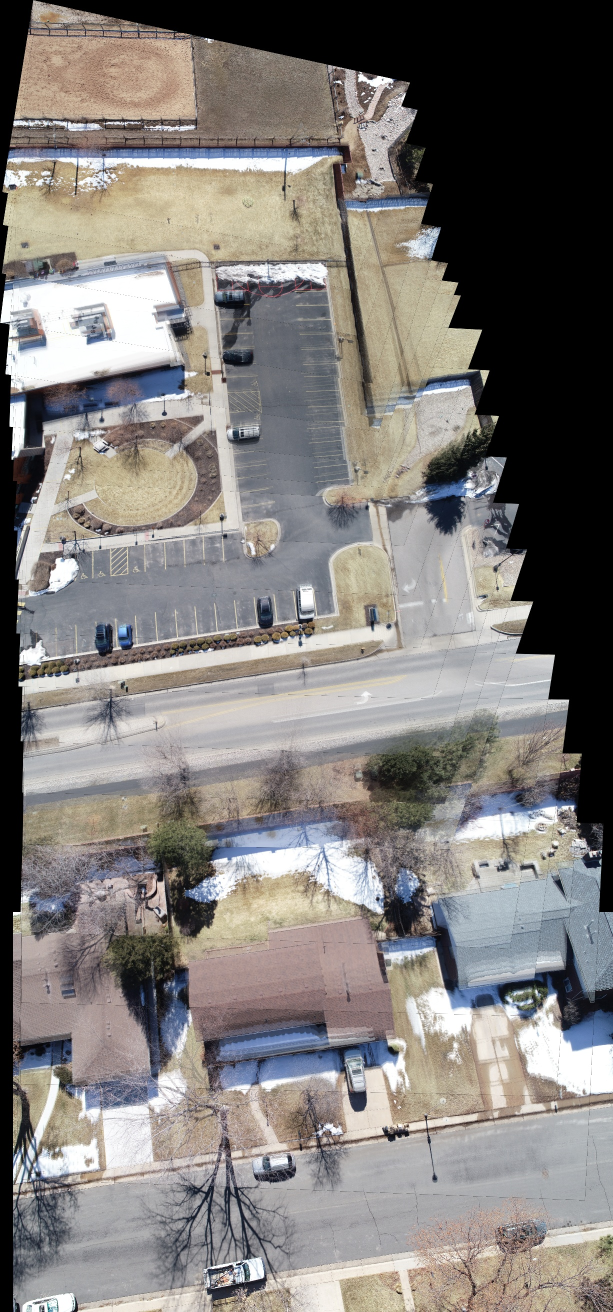
#> input picture orthomosaic.jpg, 1226 x 2624 px, given as the content of the folder D:/VISION-BIMA/100GOPRO, which was not available (shown at 1/2 size)
$ python image_redundncy_filter.py
#> lines starting #> are read from the running program, lines starting #| are printed output that depends on the picture; pictures that were not available may be replaced by others from this repository, and a replacement may not be noted
import cv2
import numpy as np
import os
import glob
import re


# ============================================================
# KONFIGURASI
# ============================================================

DATASET_DIR = r"D:\VISION-BIMA\100GOPRO"

OUTPUT_DIR = r"D:\VISION-BIMA\output"
OUTPUT_IMAGE = os.path.join(OUTPUT_DIR, "hasil_stitching_gopro.jpg")

USE_REDUNDANCY_FILTER = True

# Resize gambar sebelum stitching.
# Gunakan None jika tidak ingin resize.
# Contoh: 1200 artinya lebar gambar dibuat 1200 piksel.
RESIZE_WIDTH = 1200

# Mode stitcher:
# cv2.Stitcher_PANORAMA cocok untuk panorama kamera berputar.
# cv2.Stitcher_SCANS cocok untuk scan permukaan, drone, atau gerakan translasi.
STITCHER_MODE = cv2.Stitcher_SCANS


# ============================================================
# THRESHOLD REDUNDANCY FILTER
# ============================================================

HASH_HAMMING_THRESHOLD = 8
PIXEL_DIFF_THRESHOLD = 0.02
FEATURE_MATCH_THRESHOLD = 0.85


# ============================================================
# FUNGSI REDUNDANCY FILTER
# ============================================================

def _phash(image: np.ndarray, hash_size: int = 8) -> np.ndarray:
    gray = cv2.cvtColor(image, cv2.COLOR_BGR2GRAY)
    small = cv2.resize(gray, (hash_size * 4, hash_size * 4))
    dct = cv2.dct(np.float32(small))
    dct_low = dct[:hash_size, :hash_size]
    median = np.median(dct_low)

    return (dct_low > median).flatten()


def _hamming(h1: np.ndarray, h2: np.ndarray) -> int:
    return int(np.count_nonzero(h1 != h2))


def _pixel_diff_ratio(img_a: np.ndarray, img_b: np.ndarray) -> float:
    size = (64, 64)

    small_a = cv2.resize(img_a, size)
    small_b = cv2.resize(img_b, size)

    diff = cv2.absdiff(small_a, small_b)
    gray = cv2.cvtColor(diff, cv2.COLOR_BGR2GRAY)

    changed = np.count_nonzero(gray > 10)

    return changed / gray.size


def _feature_match_ratio(img_a: np.ndarray, img_b: np.ndarray) -> float:
    detector = cv2.ORB_create(200)

    def detect(img):
        gray = cv2.cvtColor(img, cv2.COLOR_BGR2GRAY)
        return detector.detectAndCompute(gray, None)

    kp_a, des_a = detect(img_a)
    kp_b, des_b = detect(img_b)

    if des_a is None or des_b is None or len(kp_a) < 4 or len(kp_b) < 4:
        return 1.0

    matcher = cv2.BFMatcher(cv2.NORM_HAMMING, crossCheck=True)
    matches = matcher.match(des_a, des_b)

    good = [m for m in matches if m.distance < 50]

    return len(good) / max(len(kp_a), len(kp_b))


def redundancy_filter(image_a: np.ndarray, image_b: np.ndarray) -> bool:
    """
    Return:
        True  = image_b terlalu mirip, skip
        False = image_b berbeda, pakai untuk stitching
    """

    hash_a = _phash(image_a)
    hash_b = _phash(image_b)

    distance = _hamming(hash_a, hash_b)

    if distance <= HASH_HAMMING_THRESHOLD:
        print(f"[SKIP] pHash distance = {distance}")
        return True

    diff_ratio = _pixel_diff_ratio(image_a, image_b)

    if diff_ratio < PIXEL_DIFF_THRESHOLD:
        print(f"[SKIP] pixel diff = {diff_ratio:.3f}")
        return True

    match_ratio = _feature_match_ratio(image_a, image_b)

    if match_ratio >= FEATURE_MATCH_THRESHOLD:
        print(f"[SKIP] feature match = {match_ratio:.2f}")
        return True

    print(
        f"[PASS] hash = {distance}, "
        f"diff = {diff_ratio:.3f}, "
        f"feature = {match_ratio:.2f}"
    )

    return False


# ============================================================
# FUNGSI BANTUAN
# ============================================================

def natural_sort_key(path):
    """
    Mengurutkan nama file secara natural.
    Contoh:
        img2.jpg sebelum img10.jpg
    """
    filename = os.path.basename(path)

    return [
        int(text) if text.isdigit() else text.lower()
        for text in re.split(r"(\d+)", filename)
    ]


def resize_image(image, width):
    if width is None:
        return image

    h, w = image.shape[:2]

    if w <= width:
        return image

    scale = width / w
    new_height = int(h * scale)

    resized = cv2.resize(image, (width, new_height), interpolation=cv2.INTER_AREA)

    return resized


def load_images_from_folder(folder_path):
    extensions = [
        "*.jpg", "*.jpeg", "*.png", "*.JPG", "*.JPEG", "*.PNG"
    ]

    image_paths = []

    for ext in extensions:
        image_paths.extend(glob.glob(os.path.join(folder_path, ext)))

    image_paths = sorted(image_paths, key=natural_sort_key)

    images = []
    valid_paths = []

    for path in image_paths:
        image = cv2.imread(path)

        if image is None:
            print(f"[WARNING] Gagal membaca gambar: {path}")
            continue

        image = resize_image(image, RESIZE_WIDTH)

        images.append(image)
        valid_paths.append(path)

        print(f"[LOAD] {os.path.basename(path)}")

    return images, valid_paths


def filter_redundant_images(images, paths):
    if len(images) == 0:
        return [], []

    selected_images = [images[0]]
    selected_paths = [paths[0]]

    print("\nGambar pertama dipakai:")
    print(os.path.basename(paths[0]))

    for i in range(1, len(images)):
        previous_image = selected_images[-1]
        current_image = images[i]

        print(f"\nCek gambar: {os.path.basename(paths[i])}")

        is_redundant = redundancy_filter(previous_image, current_image)

        if not is_redundant:
            selected_images.append(current_image)
            selected_paths.append(paths[i])
            print(f"[SELECTED] {os.path.basename(paths[i])}")
        else:
            print(f"[REMOVED] {os.path.basename(paths[i])}")

    return selected_images, selected_paths


def stitch_images(images):
    if len(images) < 2:
        print("[ERROR] Minimal butuh 2 gambar untuk stitching.")
        return None, None

    stitcher = cv2.Stitcher_create(STITCHER_MODE)

    print("\nMulai proses stitching...")
    status, stitched = stitcher.stitch(images)

    return status, stitched


def explain_stitch_status(status):
    status_map = {
        cv2.Stitcher_OK: "Stitching berhasil.",
        cv2.Stitcher_ERR_NEED_MORE_IMGS: "Gagal. Gambar kurang atau overlap tidak cukup.",
        cv2.Stitcher_ERR_HOMOGRAPHY_EST_FAIL: "Gagal. Homography tidak bisa dihitung.",
        cv2.Stitcher_ERR_CAMERA_PARAMS_ADJUST_FAIL: "Gagal. Parameter kamera tidak bisa disesuaikan."
    }

    return status_map.get(status, f"Gagal. Status tidak dikenal: {status}")


# ============================================================
# MAIN PROGRAM
# ============================================================

def main():
    os.makedirs(OUTPUT_DIR, exist_ok=True)

    print("======================================")
    print(" IMAGE STITCHING GOPRO + REDUNDANCY")
    print("======================================")
    print(f"Dataset folder : {DATASET_DIR}")
    print(f"Output file    : {OUTPUT_IMAGE}")

    images, paths = load_images_from_folder(DATASET_DIR)
#> in load_images_from_folder, image is the input picture: shape (2624, 1226, 3); mean B, G, R 121.8, 124.6, 128.5
#> images = 2 items; paths = 2 items

    print(f"\nTotal gambar terbaca: {len(images)}")
#| Total gambar terbaca: 2

    if len(images) < 2:
        print("[ERROR] Dataset harus berisi minimal 2 gambar.")
        return

    if USE_REDUNDANCY_FILTER:
        print("\nMenjalankan redundancy filter...")
        selected_images, selected_paths = filter_redundant_images(images, paths)
#| orthomosaic.jpg
#> the loop in filter_redundant_images, `for i in range(1, len(images)):` made 1 pass
#> (distance in redundancy_filter, is_redundant) on pass 1: (0, True)
#| Cek gambar: orthomosaic.jpg
#| [SKIP] pHash distance = 0
#| [REMOVED] orthomosaic.jpg
#> pass 1, in _phash, `gray = cv2.cvtColor(image, cv2.COLOR_BGR2GRAY)`:
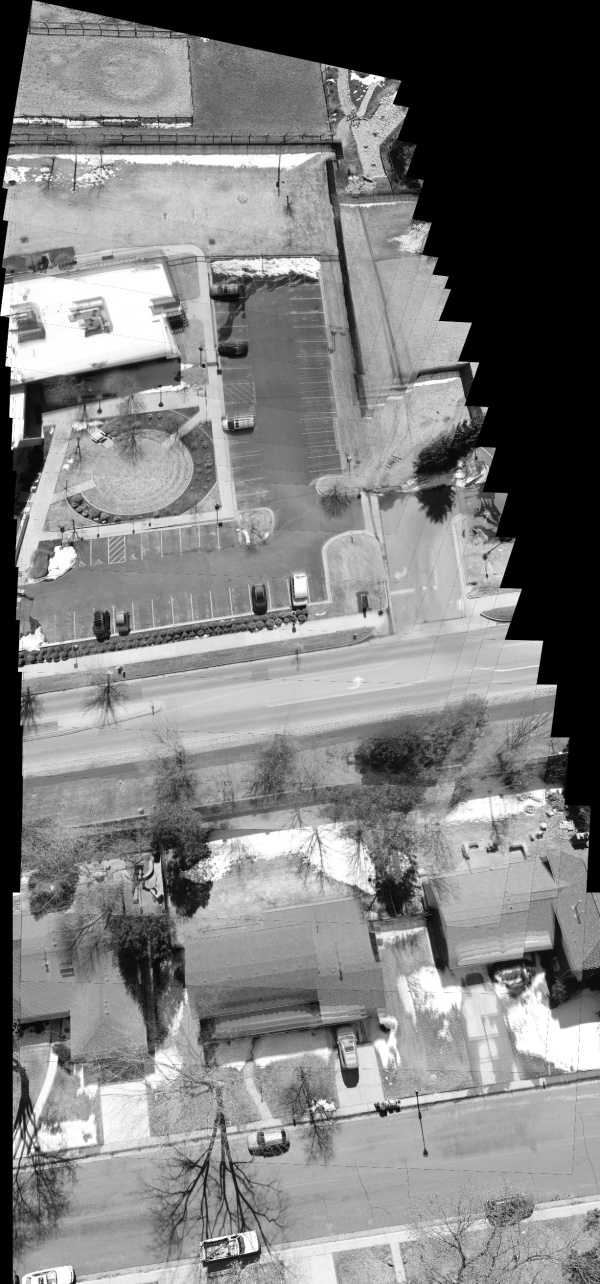
#> gray: shape (2568, 1200) (shown at 1/2 size); min 0, max 255, mean 125.4
#> pass 1, in _phash, `small = cv2.resize(gray, (hash_size * 4, hash_size * 4))`:
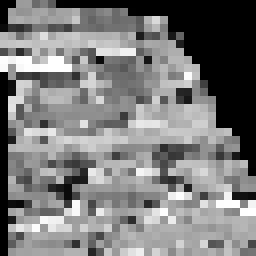
#> small: shape (32, 32) (shown 8 times larger); min 0, max 255, mean 124.1
#> pass 1, in _phash, `dct = cv2.dct(np.float32(small))`:
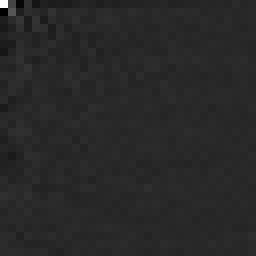
#> dct: shape (32, 32) float32 (shown 8 times larger); min -752.3, max 3970.3, mean 1.3; drawn with min black and max white
#> after the loop in filter_redundant_images, `for i in range(1, len(images)):`: selected_images = 1 item
#> selected_images = 1 item; selected_paths = 1 item
    else:
        selected_images = images
        selected_paths = paths

    print("\n======================================")
    print("RINGKASAN DATASET")
    print("======================================")
    print(f"Total gambar awal       : {len(images)}")
#| Total gambar awal       : 2
    print(f"Total gambar dipakai    : {len(selected_images)}")
#| Total gambar dipakai    : 1
    print(f"Total gambar dibuang    : {len(images) - len(selected_images)}")
#| Total gambar dibuang    : 1

    print("\nDaftar gambar yang dipakai:")
    for path in selected_paths:
        print("-", os.path.basename(path))
#> this loop made 1 pass
#| - orthomosaic.jpg

    status, stitched = stitch_images(selected_images)

    print("\n======================================")
    print("HASIL STITCHING")
    print("======================================")
    print(explain_stitch_status(status))
#| Gagal. Status tidak dikenal: None

    if status == cv2.Stitcher_OK and stitched is not None:
        cv2.imwrite(OUTPUT_IMAGE, stitched)
        print(f"Hasil disimpan di: {OUTPUT_IMAGE}")

        cv2.imshow("Hasil Stitching", stitched)
        cv2.waitKey(0)
        cv2.destroyAllWindows()


if __name__ == "__main__":
    main()
